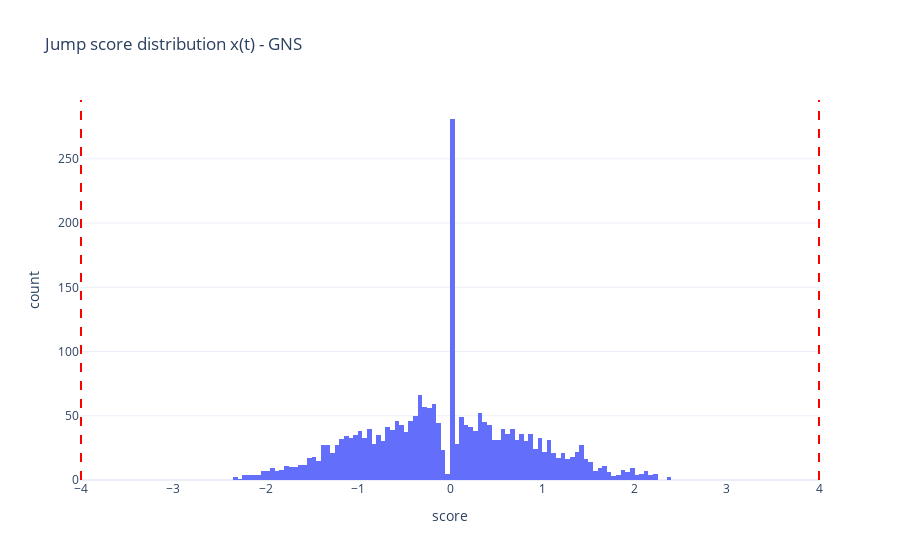
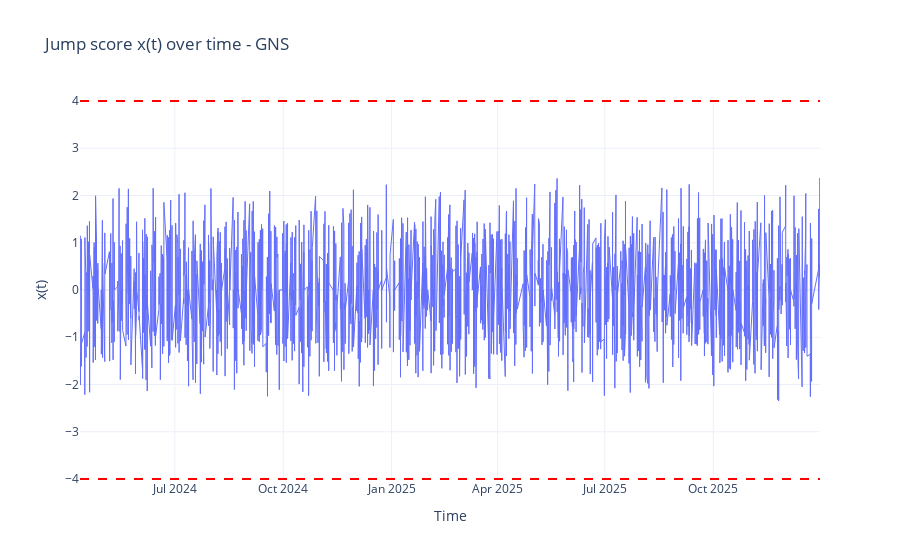
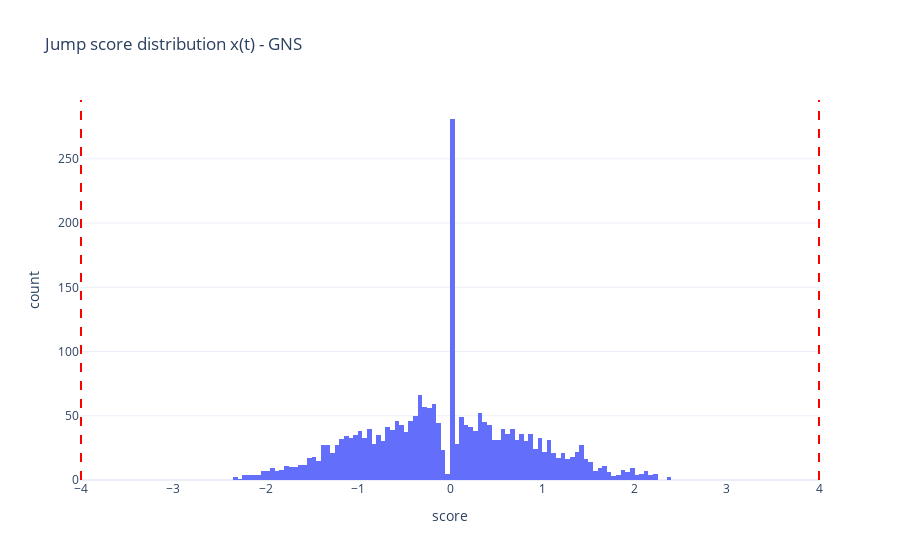
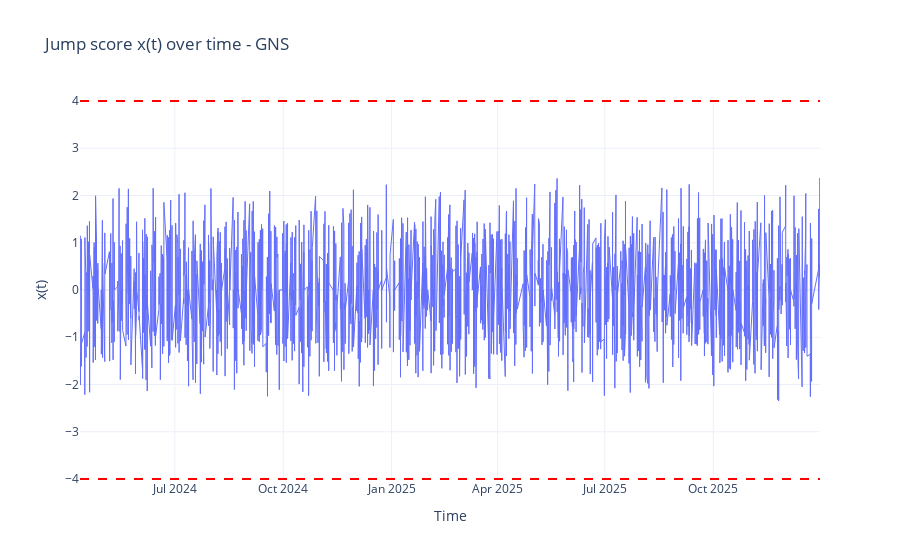

Source (notebook cell) for these figures, in order:
### Code cell
if __name__ == "__main__":
    main()

### Figure 1 — Plotly figure (JSON) as saved in the notebook; plotly's stock layout.template omitted (floating-point values rounded to 4 significant figures; data arrays with more than 128 entries replaced by an {"elided": "..."} marker saying what was removed)
{"data": [{"bingroup": "x", "hovertemplate": "score=%{x}<br>count=%{y}<extra></extra>", "legendgroup": "", "marker": {"color": "#636efa", "pattern": {"shape": ""}}, "name": "", "nbinsx": 120, "orientation": "v", "showlegend": false, "type": "histogram", "x": {"elided": "2517 float values"}, "xaxis": "x", "yaxis": "y"}], "layout": {"barmode": "relative", "legend": {"tracegroupgap": 0}, "shapes": [{"line": {"color": "red", "dash": "dash"}, "type": "line", "x0": 4, "x1": 4, "xref": "x", "y0": 0, "y1": 1, "yref": "y domain"}, {"line": {"color": "red", "dash": "dash"}, "type": "line", "x0": -4, "x1": -4, "xref": "x", "y0": 0, "y1": 1, "yref": "y domain"}], "title": {"text": "Jump score distribution x(t) - GNS"}, "xaxis": {"anchor": "y", "domain": [0, 1], "title": {"text": "score"}}, "yaxis": {"anchor": "x", "domain": [0, 1], "title": {"text": "count"}}}}

### Figure 2 — Plotly figure (JSON) as saved in the notebook; plotly's stock layout.template omitted (floating-point values rounded to 4 significant figures; data arrays with more than 128 entries replaced by an {"elided": "..."} marker saying what was removed)
{"data": [{"line": {"width": 1}, "mode": "lines", "name": "x(t)", "type": "scatter", "x": {"elided": "2517 str values"}, "y": {"elided": "2517 float values"}}], "layout": {"hovermode": "x unified", "shapes": [{"line": {"color": "red", "dash": "dash"}, "type": "line", "x0": 0, "x1": 1, "xref": "x domain", "y0": 4, "y1": 4, "yref": "y"}, {"line": {"color": "red", "dash": "dash"}, "type": "line", "x0": 0, "x1": 1, "xref": "x domain", "y0": -4, "y1": -4, "yref": "y"}], "title": {"text": "Jump score x(t) over time - GNS"}, "xaxis": {"title": {"text": "Time"}}, "yaxis": {"title": {"text": "x(t)"}}}}

### Figure 3 — Plotly figure (JSON) as saved in the notebook; plotly's stock layout.template omitted (floating-point values rounded to 4 significant figures; data arrays with more than 128 entries replaced by an {"elided": "..."} marker saying what was removed)
{"data": [{"bingroup": "x", "hovertemplate": "score=%{x}<br>count=%{y}<extra></extra>", "legendgroup": "", "marker": {"color": "#636efa", "pattern": {"shape": ""}}, "name": "", "nbinsx": 120, "orientation": "v", "showlegend": false, "type": "histogram", "x": {"elided": "2517 float values"}, "xaxis": "x", "yaxis": "y"}], "layout": {"barmode": "relative", "legend": {"tracegroupgap": 0}, "shapes": [{"line": {"color": "red", "dash": "dash"}, "type": "line", "x0": 4, "x1": 4, "xref": "x", "y0": 0, "y1": 1, "yref": "y domain"}, {"line": {"color": "red", "dash": "dash"}, "type": "line", "x0": -4, "x1": -4, "xref": "x", "y0": 0, "y1": 1, "yref": "y domain"}], "title": {"text": "Jump score distribution x(t) - GNS"}, "xaxis": {"anchor": "y", "domain": [0, 1], "title": {"text": "score"}}, "yaxis": {"anchor": "x", "domain": [0, 1], "title": {"text": "count"}}}}

### Figure 4 — Plotly figure (JSON) as saved in the notebook; plotly's stock layout.template omitted (floating-point values rounded to 4 significant figures; data arrays with more than 128 entries replaced by an {"elided": "..."} marker saying what was removed)
{"data": [{"line": {"width": 1}, "mode": "lines", "name": "x(t)", "type": "scatter", "x": {"elided": "2517 str values"}, "y": {"elided": "2517 float values"}}], "layout": {"hovermode": "x unified", "shapes": [{"line": {"color": "red", "dash": "dash"}, "type": "line", "x0": 0, "x1": 1, "xref": "x domain", "y0": 4, "y1": 4, "yref": "y"}, {"line": {"color": "red", "dash": "dash"}, "type": "line", "x0": 0, "x1": 1, "xref": "x domain", "y0": -4, "y1": -4, "yref": "y"}], "title": {"text": "Jump score x(t) over time - GNS"}, "xaxis": {"title": {"text": "Time"}}, "yaxis": {"title": {"text": "x(t)"}}}}
